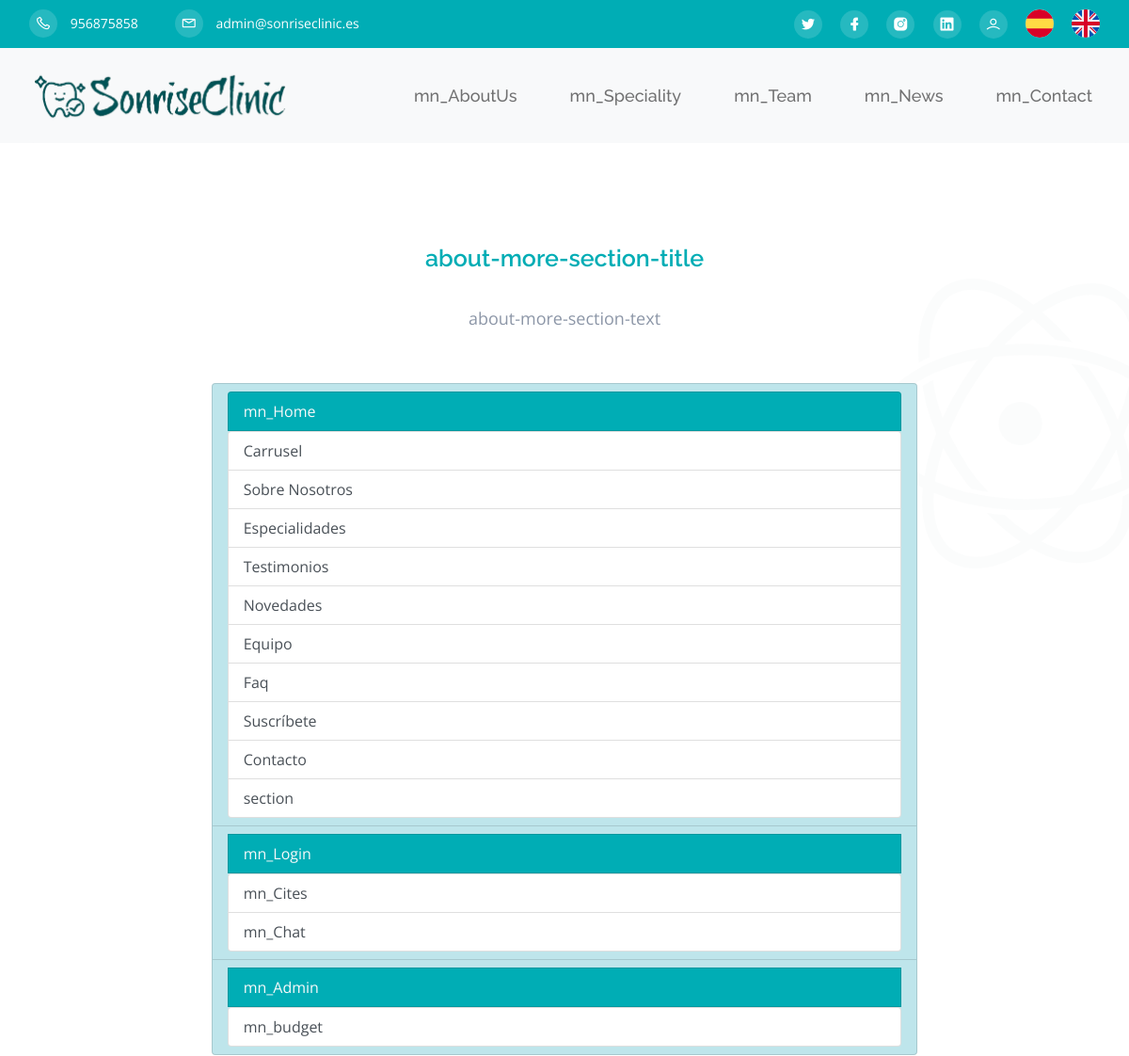
Before: /about-more.php (upper part) with the older database file.
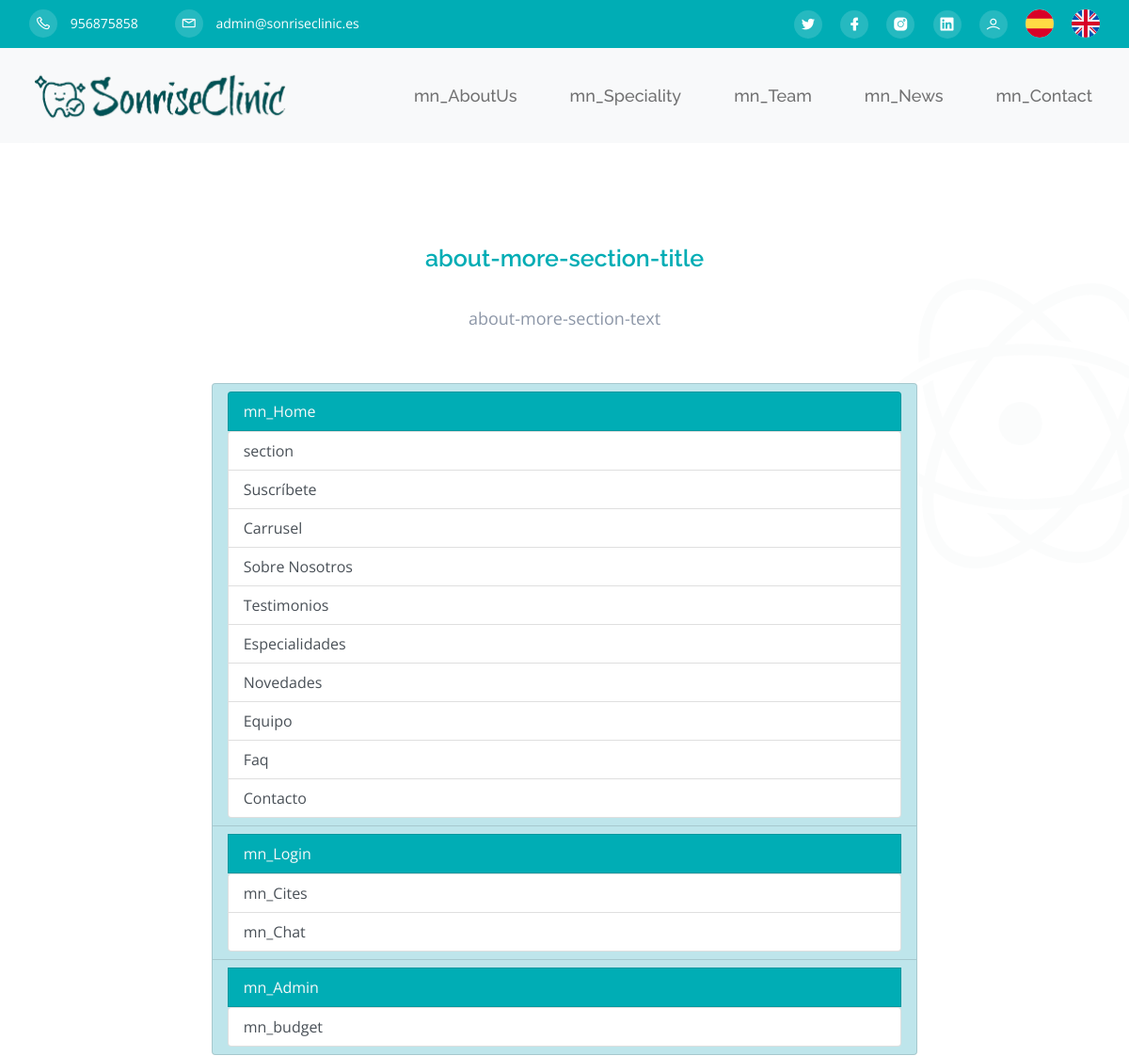
After: the same page with the newer database file.
### tables this page shows
CREATE TABLE `settings` (
  `id` int(9) NOT NULL,
  `type` varchar(10) NOT NULL,
  `label` varchar(25) NOT NULL,
  `value` varchar(400) NOT NULL
);

CREATE TABLE `blocks` (
  `id` int(9) NOT NULL,
  `id_page` int(9) NOT NULL,
  `name` varchar(56) NOT NULL,
  `label` varchar(56) DEFAULT NULL,
  `order_n` int(9) NOT NULL,
  `title` varchar(56) DEFAULT NULL,
  `subtitle` varchar(56) DEFAULT NULL,
  `text` varchar(56) DEFAULT NULL,
  `enabled` tinyint(1) NOT NULL DEFAULT 1
);

### includes/sessions.php (called while the page is built, shortened)
<?php
if (isset($_SESSION['lang'])) {
    $lang = $_SESSION['lang'];
} else {
    $lang = null;
}
function isAuthenticated()
{
    if (isset($_SESSION['autentificado'])) {
        return $_SESSION['autentificado'];
    } else return FALSE;
}
if (!isset($lang)) :
    $lang = "es";
endif;

### includes/class.data.php (called while the page is built, shortened)
<?php
class DataBase
{
    var $connection;
    public function __construct()
    {
        if (DB_PASS == NULL)
            $this->connection = mysqli_connect(DB_SERVER, DB_USER, DB_NAME);
        else
            $this->connection = mysqli_connect(DB_SERVER, DB_USER, DB_PASS, DB_NAME);
        return true;
    }
    public function send($sql, $type = 'ARRAY')
    {
        $result = mysqli_query($this->connection, $sql) or die(mysqli_error($this->connection));
        $return = array();
        if ($type == 'ARRAY')
            while (($return[] = mysqli_fetch_array($result))) {
            }
        else {
            while (($return[] = mysqli_fetch_assoc($result))) {
            }
        }
        if (count($return) > 1)
            unset($return[count($return) - 1]);
        else
            $return = FALSE;
        return $return;
    }
    public function select($table, $where, $type = 'ARRAY')
    {
        $sql = "SELECT * FROM " . $table . " WHERE " . $where;
        $result = mysqli_query($this->connection, $sql);
        $return = array();
        if ($type == 'ARRAY')
            while (($return[] = mysqli_fetch_array($result))) {
            }
        else
            while (($return[] = mysqli_fetch_assoc($result))) {
            }
        if (count($return) > 1)
            unset($return[count($return) - 1]);
        else
            $return = FALSE;
        return $return;
    }
}

### includes/functions.php (called while the page is built, shortened)
<?php
function __($str, $lang = null)
{
	return $str;
}

### blocks/about-more-section.php (the view, shortened to what this page needs)
<?php
$db = new DataBase();
$result = $db->select("blocks", "id = " . $block["id"]);
?>
<section id="about" class="about-section pt-120">
	<div class="shape shape-2">
		<img src="assets/img/shapes/shape-2.svg" alt="">
	</div>
	<div class="container">
		<div class="row">
			<div class="col-xl-10 col-lg-11 mx-auto">
				<div class="about-content text-center mb-55">
					<div class="section-title mb-30">
						<span class="wow fadeInDown" data-wow-delay=".2s"><?= __($result[0]["title"], $lang) ?></span>
					</div>
					<p class="mb-35 wow fadeInUp" data-wow-delay=".6s"><?= __($result[0]["text"], $lang) ?></p>
				</div>
			</div>
		</div>
		<div class="row">
			<div class="col-xl-8 col-lg-9 mx-auto">
				<ul class="list-group">
					<li class="list-group-item list-group-item-info">
						<a class="list-group-item list-group-item-action text-light" style="background-color: #00ADB5" href="index.php"><?= __('mn_Home', $lang) ?></a>
						<div class="list-group">
							<?php
							$bloques = $db->select("blocks", "id_page = 1 ORDER BY order_n ASC");
							if ($bloques) : ?>
								<?php foreach ($bloques as $bloque) : ?>
									<a class="list-group-item list-group-item-action" href="index.php#<?= $bloque["name"] ?>"><?= $bloque["label"] ?></a>
								<?php endforeach; ?>
							<?php endif; ?>
						</div>
					</li>
					<li class="list-group-item list-group-item-info">
						<a class="list-group-item list-group-item-action text-light" style="background-color: #00ADB5" href="login.php"><?= __('mn_Login', $lang) ?></a>
						<div class="list-group">
							<a class="list-group-item list-group-item-action" href="cites.php"><?= __('mn_Cites', $lang) ?></a>
							<a class="list-group-item list-group-item-action" href="chat.php"><?= __('mn_Chat', $lang) ?></a>
						</div>
					</li>
					<li class="list-group-item list-group-item-info">
						<a class="list-group-item list-group-item-action text-light" style="background-color: #00ADB5" href="admin.php"><?= __('mn_Admin', $lang) ?></a>
						<div class="list-group">
							<a class="list-group-item list-group-item-action" href="budget.php"><?= __('mn_budget', $lang) ?></a>
						</div>
					</li>
				</ul>
			</div>
		</div>
	</div>
</section>

### about-more.php (shortened to what this page needs)
<?php
include("includes/functions.php");
include("includes/sessions.php");
$PG_NAME = "AboutMore";
?>
<!DOCTYPE html>
<html lang="<?= $lang ?>">
<?php require "sections/head.php"; ?>
<body>
  <?php
  if (isAuthenticated()) :
    include "sections/header.php";
    include "includes/blocks.php";
    include "sections/footer.php";
  else :
    include "sections/header.php";
    include "includes/blocks.php";
  endif;
  ?>
</body>
</html>

### sections/head.php (shortened to what this page needs)
<head>
  <link rel="stylesheet" href="assets/css/bootstrap-5.0.5-alpha.min.css">
  <link rel="stylesheet" href="assets/css/LineIcons.2.0.css">
  <link rel="stylesheet" href="assets/css/glightbox.min.css">
  <link rel="stylesheet" href="assets/css/selectr.css">
  <link rel="stylesheet" href="assets/css/date.css">
  <link rel="stylesheet" href="assets/css/animate.css">
  <link rel="stylesheet" href="assets/css/tiny-slider.css">
  <link rel="stylesheet" href="assets/css/main.css">
</head>

### sections/header.php (shortened to what this page needs)
<header id="home" class="header">
  <div class="header-wrapper">
    <div class="header-top theme-bg">
      <div class="container">
        <div class="row">
          <div class="col-md-8">
            <?php
            $db = new DataBase();
            $phone = $db->select("settings", "label ='lni lni-phone'");
            $mail = $db->select("settings", "label ='lni lni-envelope'");
            ?>
            <div class="header-top-left text-center text-md-left">
              <ul>
                <li><a href="#"><i class="lni lni-phone"></i> <?= isset($phone) ? $phone[0]["value"] : "" ?></a></li>
                <li><a href="#"><i class="lni lni-envelope"></i> <?= isset($mail) ? $mail[0]["value"] : "" ?></a></li>
              </ul>
            </div>
          </div>
          <div class="col-md-4">
            <div class="header-top-right d-none d-md-block">
              <ul>
                <?php
                $db = new DataBase();
                $social = $db->send("SELECT * FROM settings WHERE type = 'social' AND value<>'';");
                if (!empty($social)) :
                  foreach ($social as $key) : ?>
                    <li class="nav-item">
                      <a href="<?= $key['value'] ?>">
                        <i class="<?= $key['label'] ?>"></i>
                      </a>
                    </li>
                <?php endforeach;
                endif;
                ?>
                <li class="nav-item">
                  <?php if (!isAuthenticated()) : ?>
                    <a href="login.php">
                      <i class="lni lni-user"></i>
                    </a>
                  <?php else : ?>
                    <a href="logout.php">
                      <i class="lni lni-close"></i>
                    </a>
                  <?php endif; ?>
                </li>
                <li class="nav-item">
                  <button onclick="window.location.href='<?=$_SERVER['PHP_SELF']?>?lang=es'" class="es-button" > &nbsp; </button>
                </li>
                <li class="nav-item">
                <button onclick="window.location.href='<?=$_SERVER['PHP_SELF']?>?lang=en'" class="en-button" > &nbsp; </button>
                </li>
              </ul>
            </div>
          </div>
        </div>
      </div>
    </div>
    <?php
    if ($_SERVER['PHP_SELF'] == "/index.php") :
      $href = "";
    else :
      $href = "index.php";
    endif;
    ?>
    <div class="navbar-area bg-light">
      <div class="container ">
        <div class="row">
          <div class="col-lg-12">
            <nav class="navbar navbar-expand-lg navbar-light bg-light">
              <a class="navbar-brand" href="index.php">
                <img src="assets/img/logo/logo-dark.png" style="width:280px" alt="Logo">
              </a>
              <div class="collapse navbar-collapse sub-menu-bar" id="navbarSupportedContent">
                <ul id="nav" class="navbar-nav ml-auto">
                  <li class="nav-item">
                    <a class="nav-link" href="<?= $href ?>#about"><?= __('mn_AboutUs', $lang) ?></a>
                  </li>
                  <li class="nav-item">
                    <a class="nav-link" href="<?= $href ?>#services"><?= __('mn_Speciality', $lang) ?></a>
                  </li>
                  <li class="nav-item">
                    <a class="nav-link" href="<?= $href ?>#team"><?= __('mn_Team', $lang) ?></a>
                  </li>
                  <li class="nav-item">
                    <a class="nav-link" href="<?= $href ?>#blog"><?= __('mn_News', $lang) ?></a>
                  </li>
                  <li class="nav-item">
                    <a class="nav-link" href="<?= $href ?>#contact"><?= __('mn_Contact', $lang) ?></a>
                  </li>
              </div>
            </nav>
          </div>
        </div>
      </div>
    </div>
  </div>
</header>

### includes/blocks.php (shortened to what this page needs)
<?php
$db = new DataBase();
$sql = "SELECT * FROM pages a INNER JOIN blocks b ON a.id = b.id_page WHERE a.page = '" . $PG_NAME . "' and b.enabled = 1 ORDER BY order_n ASC";
$blocks = $db->send($sql);
foreach ($blocks as $block) :
    include "blocks/" . $block['name'] . ".php";
endforeach;

### assets/css/main.css (style rules this page uses)
html { scroll-behavior: smooth }
body { font-family: open sans, sans-serif; font-weight: 400; font-style: normal; color: #8c96a7; overflow-x: hidden }
* { margin: 0; padding: 0; -webkit-box-sizing: border-box; box-sizing: border-box }
img { max-width: 100% }
i, span, a { display: inline-block; text-decoration: none }
audio, canvas, iframe, img, svg, video { vertical-align: middle }
ul, ol { margin: 0; padding: 0; list-style-type: none }
p { font-size: 18px; font-weight: 400; line-height: 28px; color: #8c96a7; margin: 0 }
.theme-bg { background-color: #00adb5 }
.shape { position: absolute }
.section-title span { font-family: raleway, sans-serif; font-size: 25px; font-weight: 600; display: block; color: #00adb5; margin-bottom: 15px }
.mb-30 { margin-bottom: 30px }
.mb-35 { margin-bottom: 35px }
.mb-55 { margin-bottom: 55px }
.pt-120 { padding-top: 120px }
.header { position: relative; padding-top: 136px }
.header .header-wrapper { position: absolute; width: 100%; left: 0; top: 0; z-index: 99 }
.header-top { padding: 10px 0 }
.header-top ul li { display: inline-block }
.header-top ul li a { color: #fff; font-size: 14px }
.header-top ul li a i { width: 30px; height: 30px; border-radius: 50%; line-height: 30px; text-align: center; display: inline-block; background: rgba(255, 255, 255, .15); color: #fff; -webkit-transition: all .3s ease-out 0s; transition: all .3s ease-out 0s }
.header-top .header-top-left ul li:first-child { margin-right: 35px }
.header-top .header-top-left ul li a i { margin-right: 10px }
.header-top .header-top-right { text-align: right }
.header-top .header-top-right ul li { margin-left: 15px }
.navbar-area { -webkit-transition: all .3s ease-out 0s; transition: all .3s ease-out 0s; background: #fff }
.navbar { padding: 0; border-radius: 5px; position: relative; -webkit-transition: all .3s ease-out 0s; transition: all .3s ease-out 0s; padding: 15px 0 }
.navbar-brand { padding: 0 }
.navbar-brand img { max-width: 280px }
.navbar-nav .nav-item { margin-left: 40px; position: relative }
.navbar-nav .nav-item:first-child { margin-left: 0 }
.navbar-nav .nav-item a { font-size: 18px; font-weight: 500; color: #393e46; font-family: raleway, sans-serif; -webkit-transition: all .3s ease-out 0s; transition: all .3s ease-out 0s; position: relative }
.about-section { position: relative; overflow: hidden }
.about-section .shape { right: -50px; top: 160px }
.about-section .about-content p { padding: 0 15px }

### sections/head.php (style rules this page uses)
ul li button.es-button { height: 30px; width: 30px; border-radius: 50%; border: none; background-image: url('../images/lenguages/espana.svg'); background-repeat: no-repeat; }
.en-button { height: 30px; width: 30px; border-radius: 50%; border: none; background-image: url('../images/lenguages/reino-unido.svg'); background-repeat: no-repeat; }

Changed rows visible on the page:
changed blocks "section": moves up the list
changed blocks "Suscríbete": moves up the list
changed blocks "Testimonios": moves down the list
